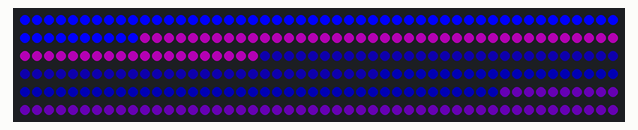
Recording of a sketch running on a simulated Arduino Uno, built with avr-gcc and run on an emulated ATmega328P. Parts: 300 RGB LEDs in strip order, left to right, continuing on the next row. Dim RGB values are drawn brighter than linear; the local clock reads 2024-03-15 10:24:30 at power-on unless the sketch sets it; random numbers use the default seed unless the sketch sets one; what the sketch prints to the serial monitor is not drawn.

Above: at 3.19 s.
At 11.22 s:
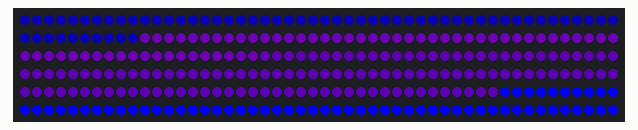
At 20.07 s:
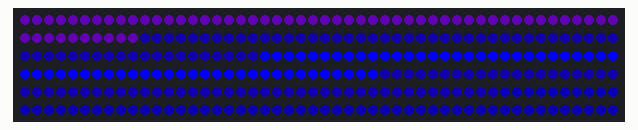
At 25.08 s:
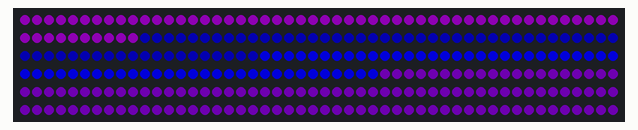
At 29.49 s:
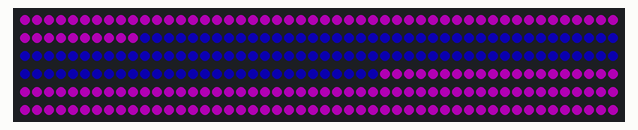
At 39.57 s:
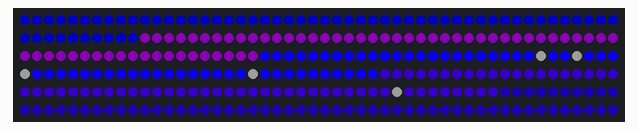

The sketch:

GlowCloudv2.ino
```cpp
#include "FastLED.h"
#include <Wire.h>
#include <TimeLib.h>
#include <DS1307RTC.h>

#define LIGHT_PIN   7
#define CLOCK_PIN   2
#define CLK_PIN     13
#define LED_TYPE    NEOPIXEL
#define COLOR_ORDER GRB
#define NUM_LEDS    300
#define BRIGHTNESS 250
#define NUM_SEGMENTS 7
#define SUNRISE 0
#define DAY 1
#define SUNSET 2
#define NIGHT 3
#define OFF 4
#define SUNRISE_START 0
#define DAY_START 0
#define SUNSET_START 0
#define NIGHT_START 3
#define OFF_START 1
#define INTERVAL 20

//---NIGHT MODE VARIABLES---//

#define NUM_STARS 10
#define SHOOTING_STAR_ODDS 1500
#define STAR_MIN_BRIGHTNESS 50
#define STAR_MAX_BRIGHTNESS 250


//---GENERAL VARIABLES---//

CRGB leds[NUM_LEDS];


int current_mode = DAY;

int segments[NUM_SEGMENTS][2] = {
  {0, 0},
  {0, 0},
  {0, NUM_LEDS / 5},
  {NUM_LEDS / 5, (NUM_LEDS / 5 * 2)},
  {NUM_LEDS / 5 * 2, (NUM_LEDS / 5 * 3)},
  {NUM_LEDS / 5 * 3, (NUM_LEDS / 5 * 4)},
  {NUM_LEDS / 5 * 4, NUM_LEDS / 5 * 5}
};

CRGB night_palette[NUM_SEGMENTS] = {
  CRGB(64, 0, 64),
  CRGB(5, 0, 51),

  CRGB(0, 0, 255),
  CRGB(64, 0, 64),
  CRGB(5, 0, 51),
  CRGB(0, 0, 64),
  CRGB(36, 0, 64)
};

CRGB sunrise_palette[NUM_SEGMENTS] = {
  CRGB(255, 148, 54),
  CRGB(255, 61, 23),

  CRGB(255, 61, 23),
  CRGB(255, 148, 54),
  CRGB(252, 168, 0),
  CRGB(255, 143, 143),
  CRGB(255, 147, 31)
};

CRGB sunset_palette[NUM_SEGMENTS] = {
  CRGB(0, 2, 99),
  CRGB(133, 78, 20),

  CRGB(217, 0, 255),
  CRGB(255, 92, 64),
  CRGB(50, 0, 115),
  CRGB(255, 92, 64),
  CRGB(48, 43, 79)

};

CRGB day_palette[NUM_SEGMENTS] = {
  CRGB(255, 211, 77),
  CRGB(255, 211, 77),

  CRGB(255, 211, 77),
  CRGB(255, 211, 77),
  CRGB(255, 211, 77),
  CRGB(255, 211, 77),
  CRGB(255, 211, 77)
};

CRGB off_palette[NUM_SEGMENTS] = {
  CRGB(0, 0, 0),
  CRGB(0, 0, 0),
  CRGB(0, 0, 0),
  CRGB(0, 0, 0),
  CRGB(0, 0, 0),
  CRGB(0, 0, 0),
  CRGB(0, 0, 0)
};

CRGB current_palette[NUM_SEGMENTS];

CRGB color_start[NUM_SEGMENTS];
CRGB color_target[NUM_SEGMENTS];
CRGB color_current[NUM_SEGMENTS];

int k[NUM_SEGMENTS] = {0, 0, 0, 0, 0, 0, 0};


//-----NIGHT MODE VARIABLES----//

//Fading stars
//starBrightness
CHSV starValue = CHSV(255, 0, STAR_MIN_BRIGHTNESS);
//gettingBrighter
boolean fadeWhite = true;
//MAX_NUM_STARS
int starIndices[NUM_STARS];
int numVisibleStars;
int starDelay = 100;
int starFade = 1;

//Shooting stars
int shootingIndex;
int shootingDistance;
boolean shootingStarActive;

//---GENERAL FUNCTIONS----//

void fillSegment(int s[], CRGB c) {
  for (int i = s[0]; i < s[1]; ++i) {
    leds[i] = c;
  }
}

boolean equalColors(CRGB a, CRGB b) {
  return (a.r == b.r && a.g == b.g && a.b == b.b);
}

void setPalette(CRGB new_palette[]) {
  for (int i = 0; i < NUM_SEGMENTS; ++i) {
    current_palette[i] = new_palette[i];
  }
}

//---NIGHT MODE FUNCTIONS---//

void drawLightning() {
  CRGB white = CRGB(255, 255, 255);

}

void drawShootingStar() {
  if (!shootingStarActive) {
    if (random(SHOOTING_STAR_ODDS) == 1) {
      shootingStarActive = true;
      shootingIndex = random(200);
      shootingDistance = random(20, 60);
    }
  }
  if (shootingDistance > 0) {
    shootingDistance--;
    shootingIndex++;
    CRGB white = CRGB(100, 100, 100);
    leds[shootingIndex] = white;
    leds[shootingIndex + 1] = white;
    leds[shootingIndex + 2] = white;
    leds[shootingIndex + 3] = white;
  }
  else {
    shootingStarActive = false;
  }
}

void drawFadingStars() {
  if (starValue.val == STAR_MAX_BRIGHTNESS) {
    fadeWhite = false;
  }
  if (starValue.val <= STAR_MIN_BRIGHTNESS) {
    fadeWhite = true;
    if (starDelay > 0) {
      --starDelay;
      for (int i = 0; i < numVisibleStars; ++i) {
        leds[starIndices[i]] = CHSV(255, 0, STAR_MIN_BRIGHTNESS);
        leds[starIndices[i]] = CRGB(123, 232, 0);
        leds[starIndices[i]] = leds[starIndices[i] + 1];
      }
      return;
    }
    else {
      generateStars();
      starValue.val = STAR_MIN_BRIGHTNESS;
      starDelay = random(30, 500);
    }
  }
  if (fadeWhite) {
    int fade = starFade;
    if (starValue.val + starFade > STAR_MAX_BRIGHTNESS) {
      fade = STAR_MAX_BRIGHTNESS - starValue.val;
    }
    starValue = CHSV(255, 0, starValue.val + fade);
  }
  else {
    int fade = starFade;
    if (starValue.val - starFade <= STAR_MIN_BRIGHTNESS) {
      starValue = CHSV(255, 0, STAR_MIN_BRIGHTNESS);
    }
    else {
      starValue = CHSV(255, 0, starValue.val - fade);
    }
  }

  for (int i = 0; i < numVisibleStars; ++i) {
    leds[starIndices[i]] = starValue;
  }
}

boolean towardsWhite(CRGB c, CRGB p) {
  return (c.g >= p.g);
}

void generateStars() {
  numVisibleStars = random(NUM_STARS);
  starFade = random(1, 10);
  for (int i = 0; i < NUM_STARS; ++i) {
    starIndices[i] = random(NUM_LEDS);
  }
}


//---SETUP/LOOP---//

void testTime() {
  int m = getCurrentMinute();
  if (m > 12 && m <= 14) {
    fill_solid(leds, NUM_LEDS, CRGB(0, 255, 0));
  }
  else {
    fill_solid(leds, NUM_LEDS, CRGB(0, 0, 255));
  }
  FastLED.show();

}


void setup() {
  delay(3000);
  while (!Serial); // for Leonardo/Micro/Zero
  Serial.begin(9600);

  //led setup
  FastLED.addLeds<LED_TYPE, LIGHT_PIN>(leds, NUM_LEDS).setCorrection(TypicalLEDStrip);
  FastLED.setBrightness(BRIGHTNESS);

  //set time
  setSyncProvider(RTC.get);
  if(timeStatus()!= timeSet)
     Serial.println("Unable to sync with the RTC");
  else
     Serial.println("RTC has set the system time");

  setInitialMode();
  setInitialColors();

}

void loop() {
  runCloud();
  //testTime();
  //displayPalette(sunrise_palette);
}


void runCloud() {
  delay(INTERVAL);
  setMode();
  moveColors();
  FastLED.show();
}

void displayPalette(CRGB palette[]) {
  for (int i = 0; i < NUM_SEGMENTS; ++i) {
    fillSegment(segments[i], palette[i]);
  }


  FastLED.show();
}

int getCurrentHour() {
  Serial.print(hour());
  Serial.println();
  return hour();
}

int getCurrentMinute() {
  Serial.print(minute());
  Serial.println();
  return minute();
}

void setInitialColors() {
  for (int i = 0; i < NUM_SEGMENTS; ++i) {
    color_target[i] = current_palette[i];
    color_current[i] = current_palette[i];
    color_start[i] = current_palette[i];
  }
}

void setInitialMode() {
  int h = getCurrentHour();
  if (h >= OFF_START && h < SUNRISE_START) {
    current_mode = OFF;
    setPalette(off_palette);
  }
  else if (h >= SUNRISE_START && h < DAY_START) {
    current_mode = SUNRISE;
    setPalette(sunrise_palette);
  }
  else if (h >= DAY_START && h < SUNSET_START) {
    current_mode = DAY;
    setPalette(day_palette);
  }
  else if (h >= SUNSET_START && h < NIGHT_START) {
    current_mode = SUNSET;
    setPalette(sunset_palette);
  }
  else {
    current_mode = NIGHT;
    setPalette(night_palette);
  }
  setTarget();
}


//transitionMode
void setMode() {
  int h = getCurrentHour();
  if (h == OFF_START && current_mode != OFF) {
    current_mode = OFF;
    setPalette(off_palette);
    setTarget();
  }
  if (h == SUNRISE_START && current_mode != SUNRISE) {
    current_mode = SUNRISE;
    setPalette(sunrise_palette);
    setTarget();
  }
  if (h == DAY_START && current_mode != DAY) {
    current_mode = DAY;
    setPalette(day_palette);
    setTarget();
  }
  if (h == SUNSET_START && current_mode != SUNSET) {
    current_mode = SUNSET;
    setPalette(sunset_palette);
    setTarget();
  }
  if (h == NIGHT_START && current_mode != NIGHT) {
    current_mode = NIGHT;
    setPalette(night_palette);
    setTarget();
  }
}

void setTarget() {
  for (int i = 0; i < NUM_SEGMENTS; ++i) {
    color_target[i] = current_palette[i];
    k[i] = 0;
    color_start[i] = color_current[i];
  }
}

void moveColors() {
  for (int i = 0; i < NUM_SEGMENTS; ++i) {
    if (equalColors(color_current[i], color_target[i])) {
      color_start[i] = color_current[i];
      color_target[i] = current_palette[random(NUM_SEGMENTS)];
      k[i] = 0;
    }
    color_current[i] = blend(color_start[i], color_target[i], k[i]);
    fillSegment(segments[i], color_current[i]);
    ++k[i];
  }
  if (current_mode == NIGHT) {
    drawFadingStars();
    drawShootingStar();
    drawLightning();
  }

}
```
